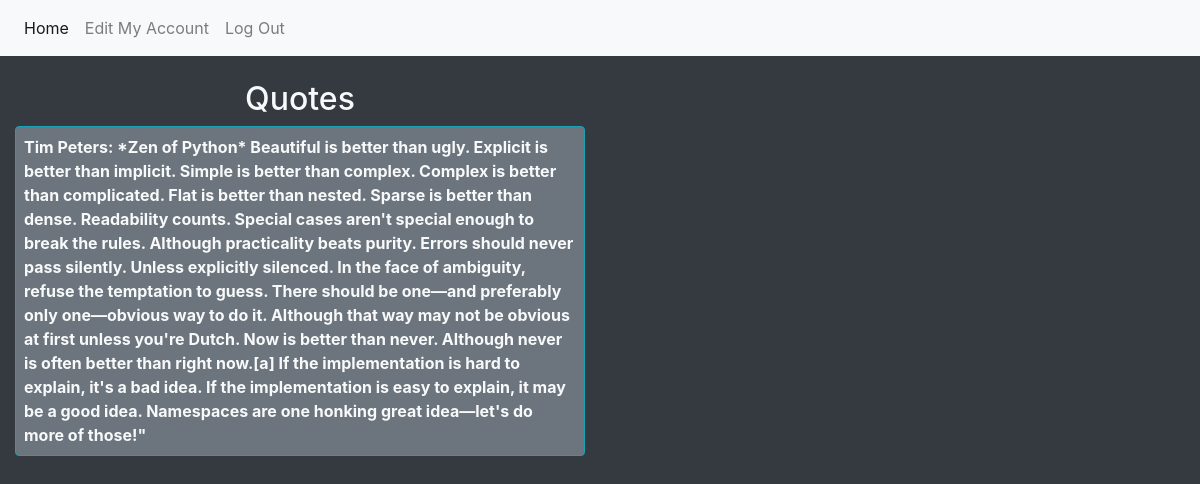
The app's page /user/6 with its own data.
### belt_exam_app/models.py (models this page shows, shortened)
class Quote(models.Model):
    user = models.ForeignKey(
        User, related_name="quotes", on_delete=models.CASCADE)
    author = models.CharField(max_length=255)
    quote = models.TextField(max_length=4000)
    likes = models.ManyToManyField(User, related_name="liked_quotes")
    created_at = models.DateTimeField(auto_now_add=True)
    updated_at = models.DateTimeField(auto_now=True)
    objects = QuoteManager()

### belt_exam_app/views.py (the view)
# urls.py: path('user/<int:userID>', views.user_quotes),
def user_quotes(request, userID):
    all_quotes = Quote.objects.all()
    users_quotes = all_quotes.filter(user_id=userID)
    context = {
        'users_quotes': users_quotes
    }
    return render(request, "userquotes.html", context)

### belt_exam_app/templates/userquotes.html (shortened to what this page needs)
<!DOCTYPE html>
<html lang="en">
    <head>
        <link
            rel="stylesheet"
            href="https://stackpath.bootstrapcdn.com/bootstrap/4.5.2/css/bootstrap.min.css"
        />
    </head>
    <body class="mx-auto bg-dark d-flex justify-content-center flex-column">
        <nav class="navbar navbar-expand-lg navbar-light bg-light">
            <div class="collapse navbar-collapse" id="navbarNavAltMarkup">
                <div class="navbar-nav">
                    <ul class="navbar-nav">
                        <li class="nav-item active">
                            <a class="nav-item nav-link active" href="/quotes"
                                >Home <span class="sr-only">(current)</span></a
                            >
                        </li>
                        <li class="nav-item">
                            <a class="nav-item nav-link" href="/edit_account"
                                >Edit My Account
                            </a>
                        </li>
                    </ul>
                    <span class="navbar-item">
                        <a class="nav-item nav-link" href="/logout">Log Out </a>
                    </span>
                </div>
            </div>
        </nav>
        <br />
        <div
            class="d-flex flex-row text-light text-center justify-content-between"
        >
            <div class="d-flex flex-column col-6 text-light">
                <h2>{{quote.user.fname}} {{quote.user.lname}} Quotes</h2>
                {% for quote in users_quotes %}
                <div
                    class="d-flex flex-column justify-content-around text-left border border-info rounded bg-secondary"
                >
                    <p class="m-2"><b>{{quote.author}}: {{quote.quote}}</b></p>
                </div>
                <br />
                {% endfor %}
            </div>
        </div>
    </body>
</html>

### records on screen
Quote: author "Tim Peters", quote "*Zen of Python* Beautiful is better than ugly. Explicit is better than implicit. Simple is better than complex. Complex is better than complicated. Flat is better than nested. Sparse is better than dense. Readability counts. Special cases aren't special enough to break the rules. Although practicality beats purity. Errors should never pass silently. Unless explicitly silenced. In the face of ambiguity, refuse the temptation to guess. There should be one—and preferably only one—obvious way to do it. Although that way may not be obvious at first unless you're Dutch. Now is better than never. Although never is often better than right now.[a] If the implementation is hard to explain, it's a bad…"
